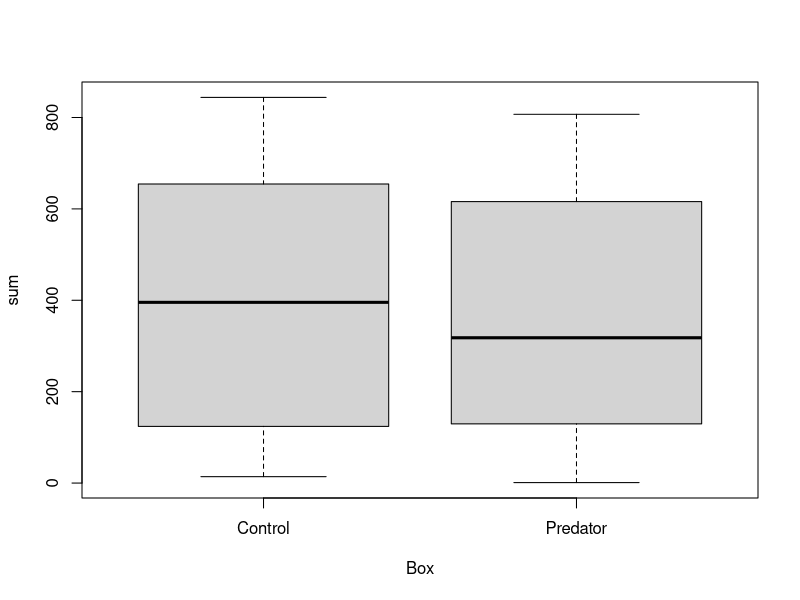
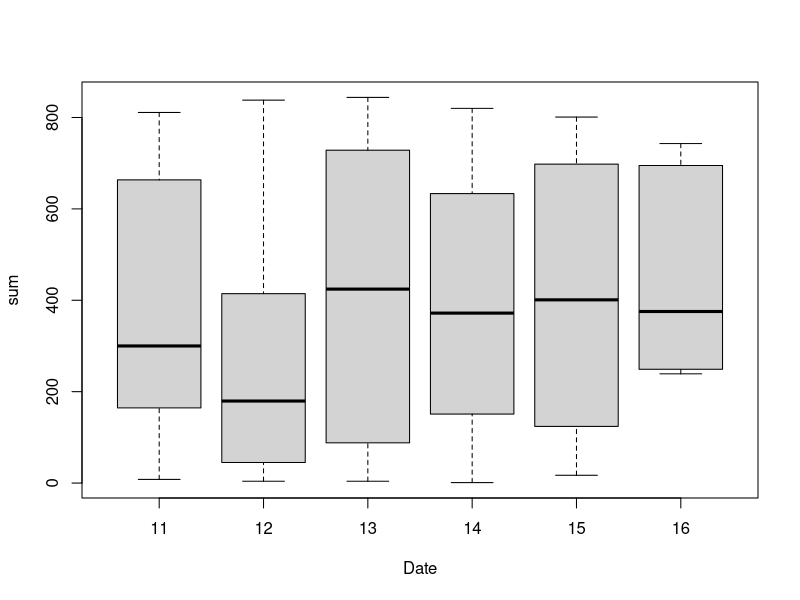

Source code (R) for these figures, in order: (Note: this script raises an error after producing the figures.)
#Courtship and Copulation changes under predation threat

## Set up files and packages needed
#install.packages("dplyr")
library(dplyr)
library(lme4)
library(effects)

# Bring in the data for mature females (copulation) and Immature females (courtship)
copulation <- read.csv("Mature.csv",h=T)
courtship <- read.csv("Immature.csv",h=T)



##Courtship Analysis


# Create unique Fly_ID for each individual with Box (treatment), date, replicate, and vial Number
courtship$Fly_ID <- with(courtship, paste0(courtship$Box,courtship$Date,courtship$Replicate, courtship$Vial_number))
courtship$Fly_ID

# Create Delta BP
courtship$deltaBP <- (courtship$BP.12.00.am - courtship$BP.8.00.Am)


# Change time (in HH:MM:SS) format to seconds (One had a value of -1, not sure, but changed to 0)
courtship$startTimeSeconds <- (courtship$trial_latency_behav_end - courtship$court_duration)
courtship$startTimeSeconds[1339]
courtship$startTimeSeconds[1339] = 0


# Create new column of relative values for courtship start times (i.e so Observation all start at Time = 0)
courtship$relativeStartTimeSeconds <- (courtship$startTimeSeconds - courtship$Observation.Initiation)
courtship$relativeStartTimeSeconds

# New column for relative values of trial duration at end of behaviour
courtship$relativeTrial_latency_end <- (courtship$relativeStartTimeSeconds + courtship$court_duration)
courtship$relativeTrial_latency_end

# Need to get all courtship under 900 seconds (relative court duration)
#First, transition step for finding values ending abov 900
courtship$nineHundredTransition <- (900 - courtship$relativeTrial_latency_end)

# Second, if value for nineHundredTransition is negative, equate it to 900, all else stay as relativeTrial_latency_end
courtship$relativeTrialLatency900 <- ifelse(courtship$nineHundredTransition<0,900,courtship$relativeTrial_latency_end)

# Third, relative courtship duration (not including values over 900)
courtship$relativeCourtDuration <- (courtship$relativeTrialLatency900 - courtship$relativeStartTimeSeconds)

startLess900 <- subset(courtship, relativeCourtDuration>0)
summary(startLess900)

# Create a data frame for the predictor variables and for Fly_ID
pred_var_dat <- subset(courtship, select = c(Box, Date, Replicate, Vial_number, Temp, Humidity, BP.12.00.am, BP.8.00.Am, BP.Room,
                                             Observation.Initiation, Fly_ID, deltaBP))

# Make data frame only include unique values (i.e. remove duplicate rows)
pred_var_dat <- unique(pred_var_dat) 

#Rename Box to treatment type, and make characters to factor (to run later for plot(effect()))

pred_var_dat$Box <- ifelse(pred_var_dat$Box=="A", "Predator", "Control")

pred_var_dat$Box

pred_var_dat$Box <- factor(pred_var_dat$Box)

# Create a group by Fly_Id
FlyID <- group_by(startLess900,Fly_ID)
head(FlyID)

courtSum <- summarise(FlyID, sum = sum(relativeCourtDuration), count = n())
head(courtSum)
courtSum


courtship_for_analysis <- merge(x = pred_var_dat, y = courtSum, by.x="Fly_ID", by.y="Fly_ID")

with(courtship_for_analysis,
     boxplot(sum ~ Box))

with(courtship_for_analysis,
     boxplot(sum ~ Date))


### A simple version of the analysis
#Scale tempature, humidity and deltaBP
courtship_for_analysis$TempCent <- scale(courtship_for_analysis$Temp, scale=F)
courtship_for_analysis$HumCent <- scale(courtship_for_analysis$Humidity, scale = F)
courtship_for_analysis$BPCent <- scale(courtship_for_analysis$deltaBP, scale = F)

# Model for sum of time courting in 900 seconds
    #redone below for proportions of time spent courting
#courtship_model1 <- lmer(sum ~ Box + Replicate + TempCent + HumCent + BPCent + (1|Date), data = courtship_for_analysis)

#Change time courting to proportion in 900 seconds
courtship_for_analysis$court_prop <- courtship_for_analysis$sum/900
courtship_model1 <- lmer(court_prop ~ Box + Replicate + TempCent + HumCent + BPCent + (1|Date), data = courtship_for_analysis)
summary(courtship_model1)




# Model for number of courtship bouts in the 900 second observation window
courtship_model2 <- lmer(count ~ Box + Replicate + TempCent + HumCent + BPCent + (1|Date), data = courtship_for_analysis)

summary(courtship_model2)

plot(allEffects(courtship_model1))

plot(allEffects(courtship_model2))

plot(effect("Box", courtship_model1), main = "Male Time Courting of Immature Female in 900 Seconds",
     ylab = "Proportion of Time courting (sec)", xlab = "Treatment")

plot(effect("Box", courtship_model2), main = "Number of Male Courtship Bouts to Immature Female in 900 Seconds",
     ylab = "Courtship Bouts", xlab = "Treatment")


#### Copulation Analysis


#Similar to above for copulation now
summary(copulation)
dim(copulation)
head(copulation)
copulation$deltaBP <- (copulation$BP.12.00.am - copulation$BP.8.00.Am)
cop_data <- subset(copulation, select = c(Box, Date, Replicate, Vial.., Temp, Humidity, BP.12.00.am, BP.8.00.Am, BP.Room, Fly_ID, deltaBP))
cop_data <- unique(cop_data)
head(cop_data)

cop_data$Box <- ifelse(cop_data$Box=="C", "Predator", "Control")
cop_data$Box <- factor(cop_data$Box)
LatCop <- distinct(select(copulation, Cop_latency, Cop_Duration, Fly_ID))
head(LatCop)

copul_for_analysis <- merge(x = cop_data, y = LatCop, by.x="Fly_ID", by.y="Fly_ID")

copul_for_analysis$TempCent <- scale(copul_for_analysis$Temp, scale=F)
copul_for_analysis$HumCent <- scale(copul_for_analysis$Humidity, scale = F)
copul_for_analysis$BPCent <- scale(copul_for_analysis$deltaBP, scale = F)


### Simple linear models

copul_model1 <- lmer(Cop_latency ~ Box + Replicate + TempCent + HumCent + BPCent + (1|Date), data = copul_for_analysis)
summary(copul_model1)

copul_model2 <- lmer(Cop_Duration ~ Box + Replicate + TempCent + HumCent + BPCent + (1|Date), data = copul_for_analysis)
summary(copul_model2)

with(copul_for_analysis, boxplot(Cop_latency ~ Box))

with(copul_for_analysis, boxplot(Cop_Duration ~ Box))

plot(allEffects(copul_model1))

plot(allEffects(copul_model2))

plot(effect("Box", copul_model1), main = "Mature Female Copulation Latency Rates with/without predator",
     ylab = "Copulation Latency (Sec)", xlab = "Treatment")

plot(effect("Box", copul_model2), main = "Mature Female Copulation Duration Rates with/without predator",
     ylab = "Copulation Duration (Sec)", xlab="Treatment")

#Removing all values with no copulation

LatCop2 <- distinct(select(copulation, Cop_latency, Cop_Duration, Fly_ID))
head(LatCop2)
LatCop2 <- LatCop2[!(LatCop2$Cop_latency==0),]
#LatCop2
#dim(LatCop2)
copul_for_analysis2 <- merge(x = cop_data, y = LatCop2, by.x="Fly_ID", by.y="Fly_ID")
copul_for_analysis2$TempCent <- scale(copul_for_analysis2$Temp, scale=F)
copul_for_analysis2$HumCent <- scale(copul_for_analysis2$Humidity, scale = F)
copul_for_analysis2$BPCent <- scale(copul_for_analysis2$deltaBP, scale = F)


copul_model12 <- lmer(Cop_latency ~ Box + Replicate + TempCent + HumCent + BPCent + (1|Date), data = copul_for_analysis2)
copul_model22 <- lmer(Cop_Duration ~ Box + Replicate + TempCent + HumCent + BPCent + (1|Date), data = copul_for_analysis2)
summary(copul_model12)
summary(copul_model22)

plot(effect("Box", copul_model12), main = "Mature Female Copulation Latency Rates with/without predator, 0 removed",
     ylab = "Copulation Latency (Sec)", xlab = "Treatment")

plot(effect("Box", copul_model22), main = "Mature Female Copulation Duration Rates with/without predator, 0's removed",
     ylab = "Copulation Latency (Sec)", xlab="Treatment")

with(copul_for_analysis2, boxplot(Cop_latency ~ Box))

with(copul_for_analysis2, boxplot(Cop_Duration ~ Box))

# Copulation Count

#Count of mating for each
#byBox <- group_by(copul_for_analysis2, Box)
#byBox
#copCount <- summarise(byBox, count=n())
#copCount
#pie(copCount$count, labels = copCount$Box, radius = 1.0)

#Copulation Proportion:
head(copul_for_analysis)
length(copul_for_analysis$Cop_Duration)
cop_prop <- copul_for_analysis %>%
  group_by(Box) %>%
  summarise(cop_prop=n()/length(copul_for_analysis$Cop_Duration))
plot(cop_prop)
